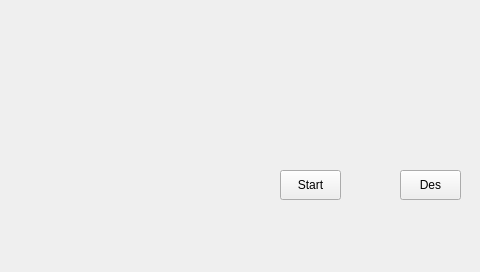
<?xml version="1.0" encoding="UTF-8"?>
<ui version="4.0">
 <class>MapForm</class>
 <widget class="QWidget" name="MapForm">
  <property name="geometry">
   <rect>
    <x>0</x>
    <y>0</y>
    <width>480</width>
    <height>272</height>
   </rect>
  </property>
  <property name="minimumSize">
   <size>
    <width>480</width>
    <height>272</height>
   </size>
  </property>
  <property name="maximumSize">
   <size>
    <width>480</width>
    <height>272</height>
   </size>
  </property>
  <property name="windowTitle">
   <string>BJTU Map</string>
  </property>
  <widget class="QPushButton" name="PBtn_Start">
   <property name="geometry">
    <rect>
     <x>280</x>
     <y>170</y>
     <width>61</width>
     <height>30</height>
    </rect>
   </property>
   <property name="minimumSize">
    <size>
     <width>61</width>
     <height>30</height>
    </size>
   </property>
   <property name="maximumSize">
    <size>
     <width>61</width>
     <height>30</height>
    </size>
   </property>
   <property name="text">
    <string>Start</string>
   </property>
   <property name="iconSize">
    <size>
     <width>10</width>
     <height>10</height>
    </size>
   </property>
  </widget>
  <widget class="QPushButton" name="PBtn_Destination">
   <property name="geometry">
    <rect>
     <x>400</x>
     <y>170</y>
     <width>61</width>
     <height>30</height>
    </rect>
   </property>
   <property name="minimumSize">
    <size>
     <width>61</width>
     <height>30</height>
    </size>
   </property>
   <property name="maximumSize">
    <size>
     <width>61</width>
     <height>30</height>
    </size>
   </property>
   <property name="text">
    <string>Des</string>
   </property>
   <property name="iconSize">
    <size>
     <width>10</width>
     <height>10</height>
    </size>
   </property>
  </widget>
 </widget>
 <resources/>
 <connections/>
</ui>
